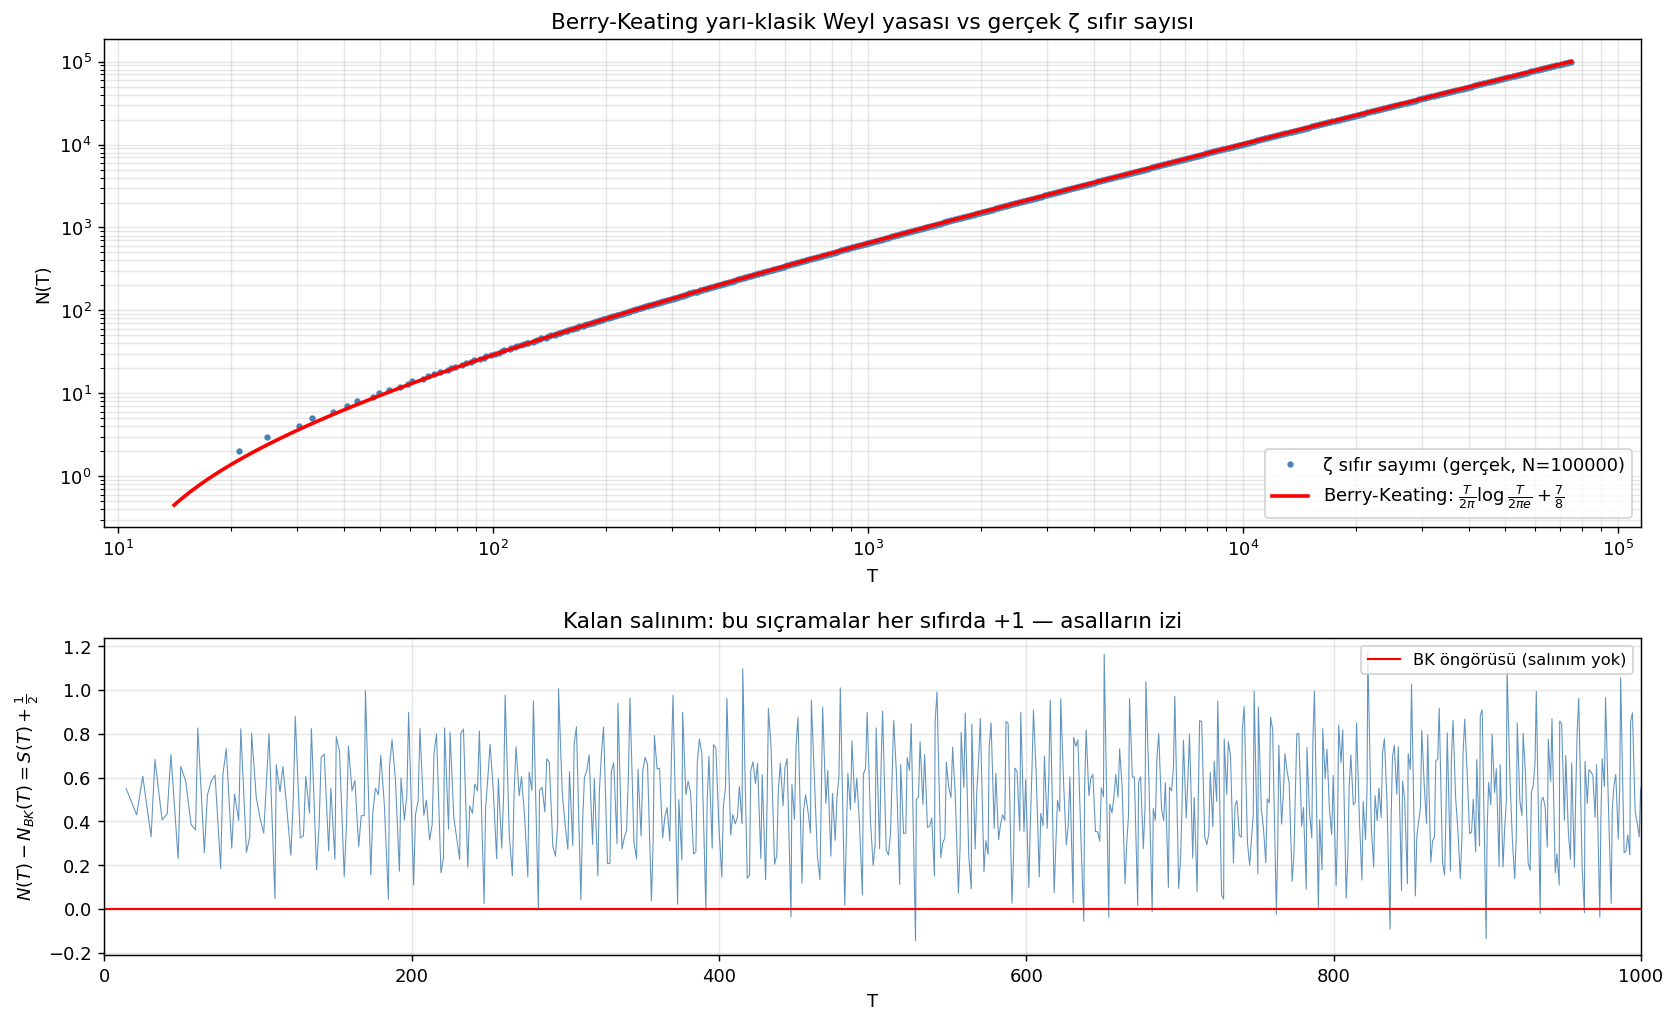

This figure's Python source:
"""
QM × Riemann — Berry-Keating Testi
====================================

Berry-Keating (1999): Hamiltonian H = (xp + px)/2 önerdiler. Klasik faz uzayı
hiperbolik (H = xp = sabit eğrileri), sınırlar: x ≥ ℓ_x = √(2πℏ), p ≥ ℓ_p = √(2πℏ).

Yarı-klasik Weyl yasası → bağlı durum sayısı:

    N_BK(E) = (E/2π) · log(E/(2π·e)) + 7/8

Bu Riemann sıfır sayım fonksiyonu N(T)'nin **TAM düzgün kısmıdır** (Riemann-Siegel).
Yani Berry-Keating'in iddiası: salınım = asallar, ortalama = QM.

Test: Odlyzko verisinden gerçek N(T) - N_BK(T)'ye bak.
  - Düzgün uyum varsa: BK'nin yarı-klasik tarafı doğru
  - Kalan salınım = ψ(x) tarzı asal toplamları olmalı
"""

import numpy as np
import matplotlib.pyplot as plt
from pathlib import Path

ROOT = Path(__file__).resolve().parent.parent
t = np.loadtxt(ROOT / "zeros_100k.txt")
N_emp = np.arange(1, len(t) + 1)   # N(t_n) = n

# ---------- Berry-Keating düzgün sayma ----------
def N_BK(T):
    """Berry-Keating yarı-klasik = Riemann-Siegel düzgün kısmı"""
    return (T / (2*np.pi)) * np.log(T / (2*np.pi*np.e)) + 7/8

N_pred = N_BK(t)
residual = N_emp - N_pred   # gerçek - öngörü

# ---------- Salınımın asal kaynağı: Riemann explicit formula ----------
# N(T) - N_BK(T) = (1/π) Σ_n Im[Li(T^ρ_n)] + ...  (salınım)
# Bizim test için: salınımın yapısına bak (rastgele değil, log-doğrusal yapı)
# Pratikte: residual'in (−1/π)·arg ζ(½+iT) ile özdeşliği
# Bunu doğrulamak için S(T) = (1/π) Im log ζ(½+iT) eşitliği bilinen.

# ---------- Plot ----------
fig, axes = plt.subplots(2, 1, figsize=(13, 8),
                         gridspec_kw={"height_ratios": [2, 1.3]})

# Üst: N(T) vs N_BK(T)
ax = axes[0]
# Tüm sıfırları çizmek yoğunluk yaratır → log eksende seyrelt
idx = np.unique(np.geomspace(1, len(t)-1, 800).astype(int))
ax.plot(t[idx], N_emp[idx], "o", ms=2.5, color="steelblue",
        label=f"ζ sıfır sayımı (gerçek, N={len(t)})")
T_grid = np.geomspace(t[0], t[-1], 500)
ax.plot(T_grid, N_BK(T_grid), "r-", lw=2,
        label=r"Berry-Keating: $\frac{T}{2\pi}\log\frac{T}{2\pi e}+\frac{7}{8}$")
ax.set_xscale("log")
ax.set_yscale("log")
ax.set_xlabel("T")
ax.set_ylabel("N(T)")
ax.set_title("Berry-Keating yarı-klasik Weyl yasası vs gerçek ζ sıfır sayısı")
ax.legend(loc="lower right", fontsize=10)
ax.grid(alpha=0.3, which="both")

# Alt: residual = oscillating part = S(T) ⋅ ?
ax = axes[1]
# tüm noktaları göstermek mantıksız (100k), pencere içinde seçim:
T_window_max = 1000
mask = t < T_window_max
ax.plot(t[mask], residual[mask], color="steelblue", lw=0.6, alpha=0.85)
ax.axhline(0, color="r", lw=1.2, label="BK öngörüsü (salınım yok)")
ax.set_xlim(0, T_window_max)
ax.set_xlabel("T")
ax.set_ylabel(r"$N(T) - N_{BK}(T) = S(T) + \frac{1}{2}$")
ax.set_title("Kalan salınım: bu sıçramalar her sıfırda +1 — asalların izi")
ax.legend(loc="upper right", fontsize=9)
ax.grid(alpha=0.3)

plt.tight_layout()
out = Path(__file__).parent / "04_berry_keating.png"
plt.savefig(out, dpi=130, bbox_inches="tight")
print(f"Kaydedildi: {out}")

# ---------- Sayısal: ne kadar iyi uyuyor? ----------
# Yüksek T'de mutlak hata orantısal olarak küçülür mü?
print(f"\nBerry-Keating düzgün öngörünün performansı:")
print(f"{'T aralığı':>20} | {'|residual| mean':>17} | {'std':>10} | {'/(log T)':>10}")
for lo, hi in [(10, 100), (100, 1000), (1000, 10000), (10000, 75000)]:
    m = (t > lo) & (t < hi)
    r = residual[m]
    print(f"  [{lo:>5}, {hi:>6}]   |  {np.mean(np.abs(r)):>15.4f}  | {r.std():>10.4f} | {r.std()/np.sqrt(np.log(0.5*(lo+hi))):>10.4f}")

# Selberg: <S(T)²> ~ (1/π²) log log T   →  std(residual) ~ √(log log T) / π
# Çok yavaş büyüme. Test et.
print(f"\nSelberg öngörüsü: std(S(T)) ~ √(log log T)/π")
for lo, hi in [(100, 1000), (1000, 10000), (10000, 75000)]:
    m = (t > lo) & (t < hi)
    Tm = 0.5*(lo+hi)
    selberg_std = np.sqrt(np.log(np.log(Tm))) / np.pi
    # residual = S(T) + 1/2  →  std olarak aynı
    actual_std = residual[m].std()
    print(f"  T~{Tm:>6.0f}:  öngörü {selberg_std:.4f}  vs  gerçek {actual_std:.4f}")
